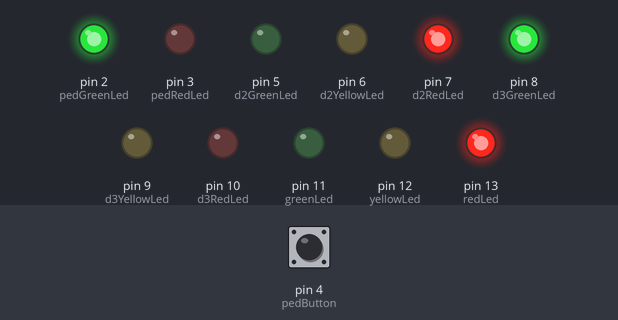
Recording of a sketch running on a simulated Arduino Uno, built with avr-gcc and run on an emulated ATmega328P. Shown: output pins drawn as LEDs (lit = HIGH). Inputs (shaded band) come from the test bench; at power-on: pin 4 (pedButton) HIGH.

Above: at 1.2 s.
1.3 s: pin 4 (pedButton) pulled LOW for 0.15 s
At 2.2 s:
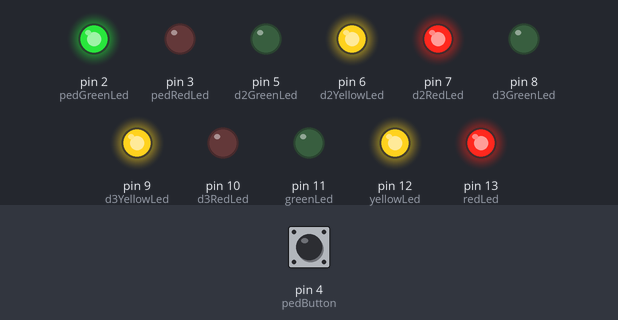
4.4 s: pin 4 (pedButton) pulled LOW for 1 s
At 8.0 s:
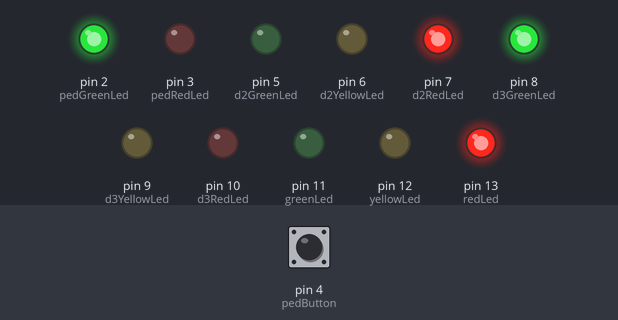
8.4 s: pin 4 (pedButton) pulled LOW for 3.2 s
At 44.0 s:
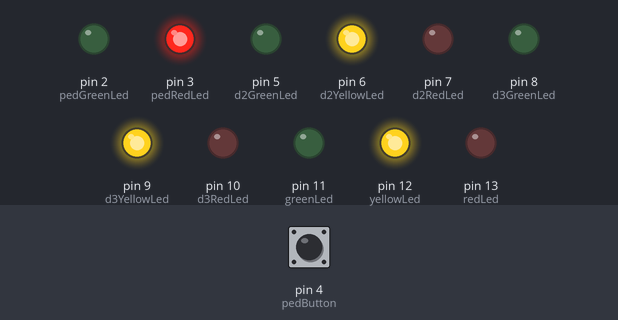
Timing chart, 0 to 50.0 s (numbered marks = the images above; inputs shaded):
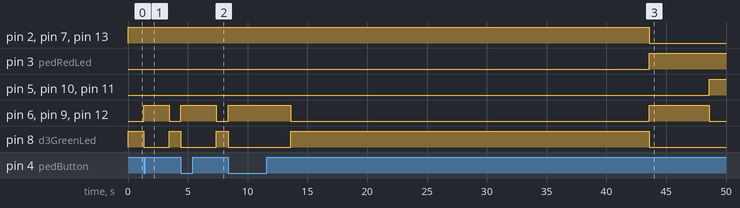

Measured:
- after the input at 1.3 s, pin 6 (d2YellowLed), pin 9 (d3YellowLed), pin 12 (yellowLed): LOW → HIGH at once, → LOW 2.1 s later; pin 8 (d3GreenLed): HIGH → LOW at once, → HIGH 2.1 s later
- after the input at 4.4 s, pin 6 (d2YellowLed), pin 9 (d3YellowLed), pin 12 (yellowLed): LOW → HIGH at once, → LOW 3.0 s later; pin 8 (d3GreenLed): HIGH → LOW at once, → HIGH 3.0 s later
- after the input at 8.4 s, pin 2 (pedGreenLed), pin 7 (d2RedLed), pin 13 (redLed): HIGH → LOW after 35.2 s instead of 29.0 s; pin 3 (pedRedLed): LOW → HIGH after 35.2 s instead of 29.0 s; pin 5 (d2GreenLed), pin 10 (d3RedLed), pin 11 (greenLed): LOW → HIGH after 40.2 s instead of 34.0 s; pin 8 (d3GreenLed): HIGH → LOW after 0.00 s instead of 29.0 s

The sketch:

Code.ino
```cpp
int redLed = 13;
int yellowLed = 12;
int greenLed = 11;

int d2RedLed = 7;
int d2YellowLed = 6;
int d2GreenLed = 5;

int d3RedLed = 10;
int d3YellowLed = 9;
int d3GreenLed = 8;

int pedRedLed = 3;
int pedGreenLed = 2;
int pedButton = 4;

long t_red = 20000;
long t_yellow = 5000;
long t_green = 20000;
long t_pedGreen = 10000;
long t_transitionDelay = 2000;

int currentState = 0;
long previousMillis = 0;
bool pedestrianRequest = false;
bool isPedestrianCrossing = false;

void setup() {
  pinMode(redLed, OUTPUT);
  pinMode(yellowLed, OUTPUT);
  pinMode(greenLed, OUTPUT);

  pinMode(d2RedLed, OUTPUT);
  pinMode(d2YellowLed, OUTPUT);
  pinMode(d2GreenLed, OUTPUT);

  pinMode(d3RedLed, OUTPUT);
  pinMode(d3YellowLed, OUTPUT);
  pinMode(d3GreenLed, OUTPUT);

  pinMode(pedRedLed, OUTPUT);
  pinMode(pedGreenLed, OUTPUT);
  pinMode(pedButton, INPUT_PULLUP);

  digitalWrite(redLed, HIGH);
  digitalWrite(yellowLed, LOW);
  digitalWrite(greenLed, LOW);

  digitalWrite(d2RedLed, HIGH);
  digitalWrite(d2YellowLed, LOW);
  digitalWrite(d2GreenLed, LOW);

  digitalWrite(d3RedLed, LOW);
  digitalWrite(d3YellowLed, LOW);
  digitalWrite(d3GreenLed, HIGH);

  digitalWrite(pedRedLed, HIGH);
  digitalWrite(pedGreenLed, LOW);
}

void loop() {
  unsigned long currentMillis = millis();

  if (digitalRead(pedButton) == LOW && !pedestrianRequest && !isPedestrianCrossing) {
    pedestrianRequest = true;
  }

  if (pedestrianRequest) {
    currentState = 6;
    pedestrianRequest = false;
    previousMillis = currentMillis;
  }

  switch (currentState) {
    case 0:
      if (currentMillis - previousMillis >= t_red) {
        currentState = 1;
        previousMillis = currentMillis;
      }
      digitalWrite(redLed, HIGH);
      digitalWrite(yellowLed, LOW);
      digitalWrite(greenLed, LOW);

      digitalWrite(d2RedLed, HIGH);
      digitalWrite(d2YellowLed, LOW);
      digitalWrite(d2GreenLed, LOW);

      digitalWrite(d3RedLed, LOW);
      digitalWrite(d3YellowLed, LOW);
      digitalWrite(d3GreenLed, HIGH);

      digitalWrite(pedRedLed, LOW);
      digitalWrite(pedGreenLed, HIGH);
      break;

    case 1:
      if (currentMillis - previousMillis >= t_yellow) {
        currentState = 2;
        previousMillis = currentMillis;
      }
      digitalWrite(redLed, LOW);
      digitalWrite(yellowLed, HIGH);
      digitalWrite(greenLed, LOW);

      digitalWrite(d2RedLed, LOW);
      digitalWrite(d2YellowLed, HIGH);
      digitalWrite(d2GreenLed, LOW);

      digitalWrite(d3RedLed, LOW);
      digitalWrite(d3YellowLed, HIGH);
      digitalWrite(d3GreenLed, LOW);

      digitalWrite(pedRedLed, HIGH);
      digitalWrite(pedGreenLed, LOW);
      break;

    case 2:
      if (currentMillis - previousMillis >= t_green) {
        currentState = 3;
        previousMillis = currentMillis;
      }
      digitalWrite(redLed, LOW);
      digitalWrite(yellowLed, LOW);
      digitalWrite(greenLed, HIGH);

      digitalWrite(d2RedLed, LOW);
      digitalWrite(d2YellowLed, LOW);
      digitalWrite(d2GreenLed, HIGH);

      digitalWrite(d3RedLed, HIGH);
      digitalWrite(d3YellowLed, LOW);
      digitalWrite(d3GreenLed, LOW);

      digitalWrite(pedRedLed, HIGH);
      digitalWrite(pedGreenLed, LOW);
      break;

    case 3:
      if (currentMillis - previousMillis >= t_yellow) {
        currentState = 0;
        previousMillis = currentMillis;
      }
      digitalWrite(redLed, LOW);
      digitalWrite(yellowLed, HIGH);
      digitalWrite(greenLed, LOW);

      digitalWrite(d2RedLed, LOW);
      digitalWrite(d2YellowLed, HIGH);
      digitalWrite(d2GreenLed, LOW);

      digitalWrite(d3RedLed, LOW);
      digitalWrite(d3YellowLed, HIGH);
      digitalWrite(d3GreenLed, LOW);

      digitalWrite(pedRedLed, HIGH);
      digitalWrite(pedGreenLed, LOW);
      break;

    case 4:
      if (currentMillis - previousMillis >= t_pedGreen) {
        currentState = 0;
        isPedestrianCrossing = false;
        previousMillis = currentMillis;
      }
      digitalWrite(redLed, HIGH);
      digitalWrite(yellowLed, LOW);
      digitalWrite(greenLed, LOW);

      digitalWrite(d2RedLed, HIGH);
      digitalWrite(d2YellowLed, LOW);
      digitalWrite(d2GreenLed, LOW);

      digitalWrite(d3RedLed, LOW);
      digitalWrite(d3YellowLed, LOW);
      digitalWrite(d3GreenLed, HIGH);

      digitalWrite(pedRedLed, LOW);
      digitalWrite(pedGreenLed, HIGH);
      break;

    case 5:
      if (currentMillis - previousMillis >= t_transitionDelay) {
        currentState = 4;
        isPedestrianCrossing = true;
        previousMillis = currentMillis;
      }
      digitalWrite(redLed, HIGH);
      digitalWrite(yellowLed, LOW);
      digitalWrite(greenLed, LOW);

      digitalWrite(d2RedLed, HIGH);
      digitalWrite(d2YellowLed, LOW);
      digitalWrite(d2GreenLed, LOW);

      digitalWrite(d3RedLed, HIGH);
      digitalWrite(d3YellowLed, LOW);
      digitalWrite(d3GreenLed, LOW);

      digitalWrite(pedRedLed, HIGH);
      digitalWrite(pedGreenLed, LOW);
      break;

    case 6:
      // Immediate switch to yellow and delay before going red
      digitalWrite(greenLed, LOW);
      digitalWrite(yellowLed, HIGH);
      digitalWrite(d2GreenLed, LOW);
      digitalWrite(d2YellowLed, HIGH);

      digitalWrite(d3GreenLed, LOW);
      digitalWrite(d3YellowLed, HIGH);

      if (currentMillis - previousMillis >= t_transitionDelay) {
        digitalWrite(yellowLed, LOW);
        digitalWrite(redLed, HIGH);
        digitalWrite(d2YellowLed, LOW);
        digitalWrite(d2RedLed, HIGH);

        digitalWrite(d3YellowLed, LOW);
        digitalWrite(d3RedLed, HIGH);

        currentState = 4;
        previousMillis = currentMillis;
      }
      break;
  }
}
```
